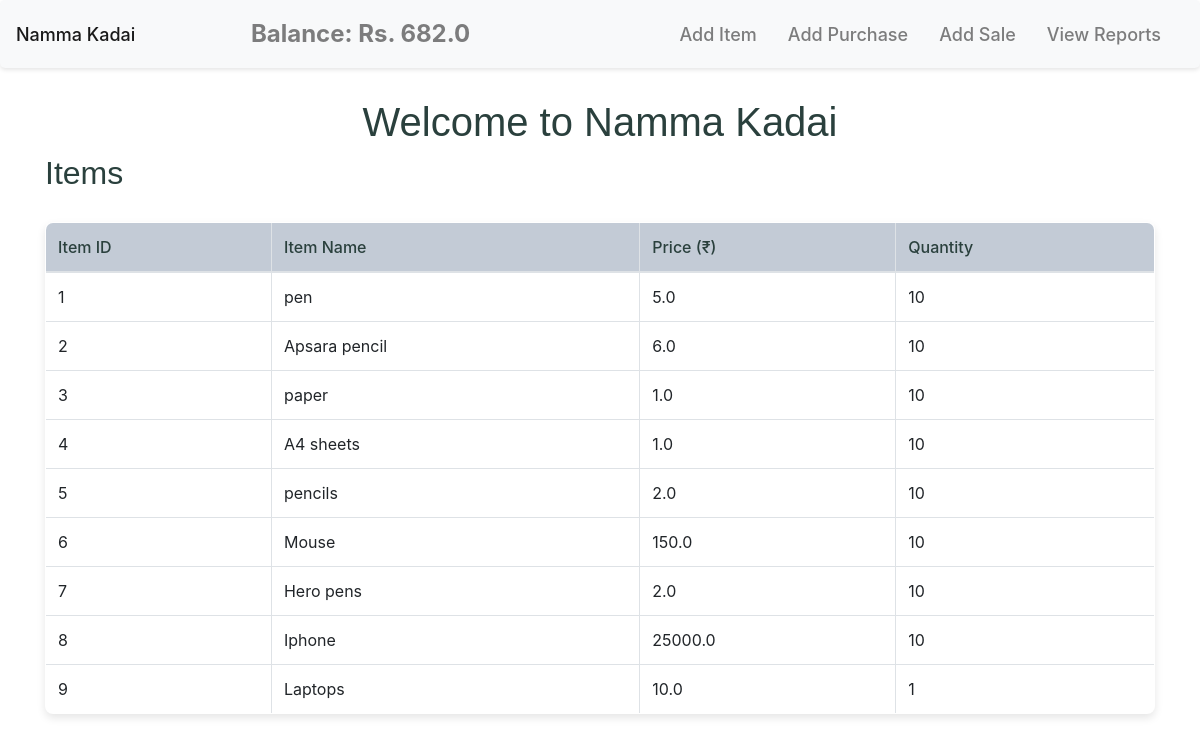
Before: / with the older database file.
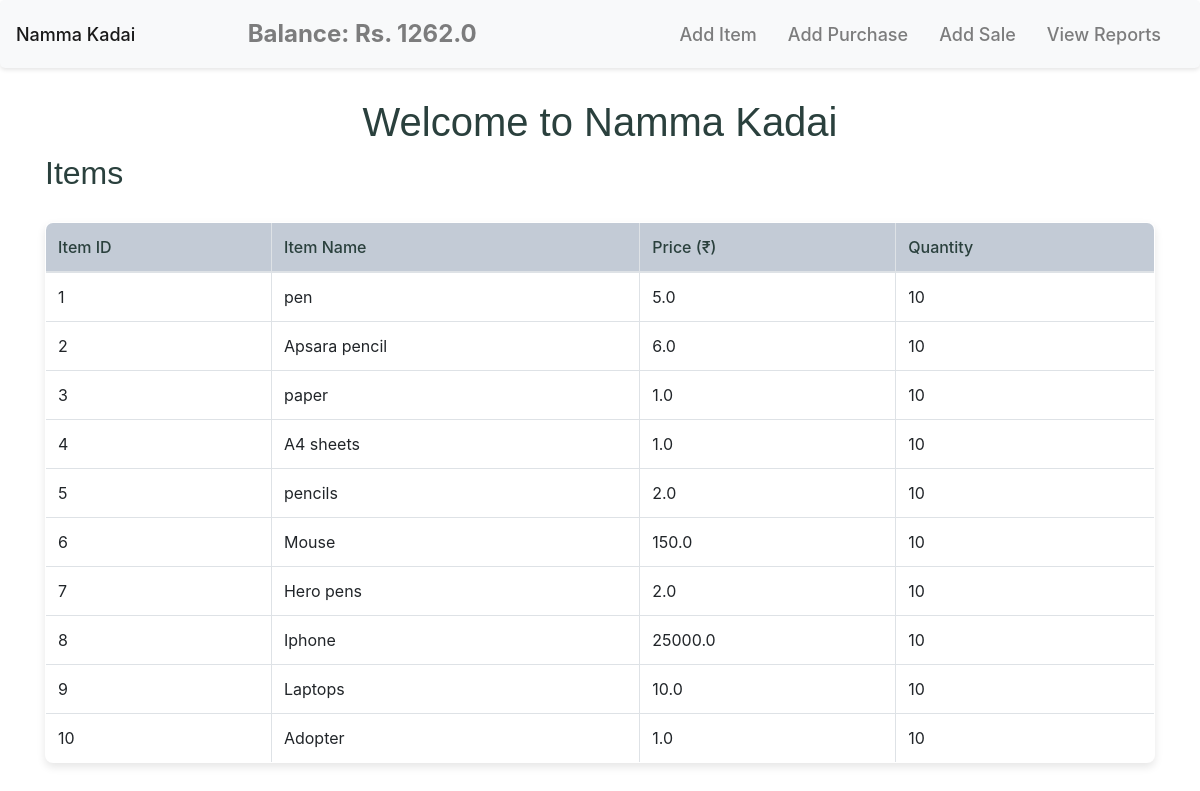
After: the same page with the newer database file.
### models.py (models this page shows)
class Company(db.Model):
    id = db.Column(db.Integer, primary_key=True)
    name = db.Column(db.String(50), unique=True, nullable=False)
    cash_balance = db.Column(db.Float, nullable=False, default=1000.0)

class Item(db.Model):
    id = db.Column(db.Integer, primary_key=True)
    name = db.Column(db.String(50), unique=True, nullable=False)
    price = db.Column(db.Float, nullable=False)
    qty = db.Column(db.Integer, nullable=False, default=0)

### app.py (the view)
@app.route('/')
def home():
    company = Company.query.first()
    items = Item.query.all()
    balance = company.cash_balance if company else 0
    return render_template('home.html', balance=balance, items=items)

### templates/home.html
{% extends "base.html" %}
{% block content %}
    <h1 class="text-center">Welcome to Namma Kadai</h1>
    <h2>Items</h2>
    <table class="table table-bordered">
        <thead>
            <tr>
                <th>Item ID</th>
                <th>Item Name</th>
                <th>Price (₹)</th>
                <th>Quantity</th>
            </tr>
        </thead>
        <tbody>
            {% for item in items %}
            <tr>
                <td>{{ item.id }}</td>
                <td>{{ item.name }}</td>
                <td>{{ item.price }}</td>
                <td>{{ item.qty }}</td>
            </tr>
            {% endfor %}
        </tbody>
    </table>
{% endblock %}

### templates/base.html (shortened to what this page needs)
<!DOCTYPE html>
<html lang="en">
<head>
    <link rel="stylesheet" href="{{ url_for('static', filename='styles.css') }}">
    <link rel="stylesheet" href="https://maxcdn.bootstrapcdn.com/bootstrap/4.5.2/css/bootstrap.min.css">
</head>
<body>
    <nav class="navbar navbar-expand-lg navbar-light bg-light">
        <a class="navbar-brand" href="{{ url_for('home') }}">Namma Kadai</a>
        <div class="navbar-text mx-auto" style="font-size: 1.5rem; font-weight: bold;">
            Balance: Rs. {{ balance }}
        </div>
        <div class="navbar-nav ml-auto">
            <a class="nav-item nav-link" href="{{ url_for('add_item') }}">Add Item</a>
            <a class="nav-item nav-link" href="{{ url_for('add_purchase') }}">Add Purchase</a>
            <a class="nav-item nav-link" href="{{ url_for('add_sale') }}">Add Sale</a>
            <a class="nav-item nav-link" href="{{ url_for('view_reports') }}">View Reports</a>
        </div>
    </nav>
    <div class="container mt-4">
        {% block content %}{% endblock %}
    </div>
</body>
</html>

### static/styles.css (style rules this page uses)
body { background-color: #ffffff; font-family: 'Roboto', sans-serif; color: #2A403D; margin: 0; padding: 0; line-height: 1.6; }
h1, h2, h3 { font-family: 'Montserrat', sans-serif; color: #2A403D; font-weight: 600; margin: 10px 0; }
.table { margin-top: 30px; background-color: #ffffff; border-radius: 8px; box-shadow: 0 4px 8px rgba(0, 0, 0, 0.1); width: 100%; overflow: hidden; }
.table th, .table td { padding: 12px 20px; text-align: left; border-bottom: 1px solid #D05663; }
.table th { background-color: #C3CBD6; color: #2A403D; font-weight: 500; }
.navbar { margin-bottom: 30px; background-color: #2A403D; padding: 15px 20px; border-radius: 5px; box-shadow: 0 2px 4px rgba(0, 0, 0, 0.1); }
.navbar a { color: #ffffff; text-decoration: none; font-size: 18px; margin-right: 15px; font-weight: 500; }
.container { margin: 30px auto; max-width: 1200px; padding: 0 20px; }

Changed rows visible on the page:
changed Company: cash_balance "682.0" → "1262.0"
changed Item "Laptops": qty "1" → "10"
added Item: id "10", name "Adopter", price "1.0", qty "10"
